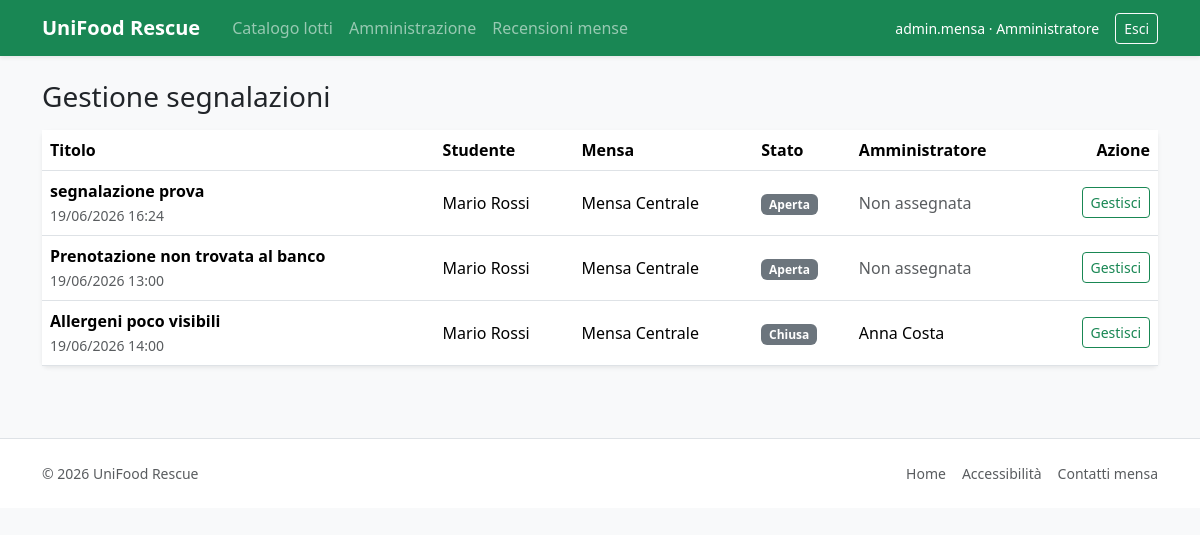
The page /amministrazione/segnalazioni/ (signed in) on the database its author committed.
### mensa/models.py (models this page shows, shortened)
class Utente(AbstractUser):
    email = models.EmailField(unique=True)
    ruolo = models.CharField(max_length=30, choices=Ruoli.CHOICES)
    class Meta:
        verbose_name = 'Utente'
        verbose_name_plural = 'Utenti'
    @property
    def is_studente(self):
        return self.ruolo == Ruoli.STUDENTE
    @property
    def is_operatore_mensa(self):
        return self.ruolo == Ruoli.OPERATORE
    @property
    def is_amministratore_app(self):
        return self.ruolo == Ruoli.AMMINISTRATORE or self.is_superuser

class Segnalazione(models.Model):
    prenotazione = models.ForeignKey(
        Prenotazione,
        on_delete=models.PROTECT,
        related_name='segnalazioni',
    )
    autore = models.ForeignKey(
        Studente,
        on_delete=models.PROTECT,
        related_name='segnalazioni',
    )
    amministratore = models.ForeignKey(
        Amministratore,
        on_delete=models.PROTECT,
        null=True,
        blank=True,
        related_name='segnalazioni_gestite',
    )
    titolo = models.CharField(max_length=160)
    descrizione = models.TextField()
    stato = models.CharField(
        max_length=20,
        choices=StatiSegnalazione.CHOICES,
        default=StatiSegnalazione.APERTA,
    )
    esito = models.TextField(blank=True)
    data_apertura = models.DateTimeField(default=timezone.now)
    data_chiusura = models.DateTimeField(null=True, blank=True)
    class Meta:
        ordering = ['stato', '-data_apertura']

class Studente(models.Model):
    utente = models.OneToOneField(
        settings.AUTH_USER_MODEL,
        on_delete=models.CASCADE,
        related_name='profilo_studente',
    )
    matricola = models.CharField(max_length=20, unique=True)
    corso_studi = models.CharField(max_length=120)
    anno_corso = models.PositiveSmallIntegerField(
        validators=[MinValueValidator(1), MaxValueValidator(6)]
    )
    data_registrazione = models.DateField(default=timezone.localdate)
    class Meta:
        ordering = ['utente__last_name', 'utente__first_name']

class Prenotazione(models.Model):
    studente = models.ForeignKey(
        Studente,
        on_delete=models.PROTECT,
        related_name='prenotazioni',
    )
    lotto = models.ForeignKey(
        LottoInvenduto,
        on_delete=models.PROTECT,
        related_name='prenotazioni',
    )
    quantita = models.PositiveIntegerField(
        validators=[MinValueValidator(1)]
    )
    stato = models.CharField(
        max_length=20,
        choices=StatiPrenotazione.CHOICES,
        default=StatiPrenotazione.ATTIVA,
    )
    data_prenotazione = models.DateTimeField(default=timezone.now)
    objects = PrenotazioneManager()
    class Meta:
        ordering = ['-data_prenotazione']

class LottoInvenduto(models.Model):
    mensa = models.ForeignKey(
        Mensa,
        on_delete=models.PROTECT,
        related_name='lotti',
    )
    prodotto = models.ForeignKey(
        ProdottoAlimentare,
        on_delete=models.PROTECT,
        related_name='lotti',
    )
    operatore = models.ForeignKey(
        OperatoreMensa,
        on_delete=models.PROTECT,
        related_name='lotti_creati',
    )
    quantita_iniziale = models.PositiveIntegerField(
        validators=[MinValueValidator(1)]
    )
    quantita_disponibile = models.PositiveIntegerField(
        validators=[MinValueValidator(0)]
    )
    data_pubblicazione = models.DateField(default=timezone.localdate)
    data_scadenza = models.DateField()
    ora_inizio_ritiro = models.TimeField()
    ora_fine_ritiro = models.TimeField()
    prezzo_simbolico = models.DecimalField(
        max_digits=6,
        decimal_places=2,
        default=Decimal('0.00'),
    )
    stato = models.CharField(
        max_length=20,
        choices=StatiLotto.CHOICES,
        default=StatiLotto.DISPONIBILE,
    )
    note = models.TextField(blank=True)
    objects = LottoManager()
    class Meta:
        ordering = ['-data_pubblicazione', 'mensa__nome', 'ora_inizio_ritiro']

class Mensa(models.Model):
    nome = models.CharField(max_length=120, unique=True)
    edificio = models.CharField(max_length=120)
    indirizzo = models.CharField(max_length=255)
    orario_apertura = models.TimeField()
    orario_chiusura = models.TimeField()
    attiva = models.BooleanField(default=True)
    class Meta:
        ordering = ['nome']

class Amministratore(models.Model):
    utente = models.OneToOneField(
        settings.AUTH_USER_MODEL,
        on_delete=models.CASCADE,
        related_name='profilo_amministratore',
    )
    area_responsabilita = models.CharField(max_length=120)

### mensa/views.py (the view)
# urls.py: path('amministrazione/segnalazioni/', views.gestione_segnalazioni, name='gestione_segnalazioni'),
@amministratore_required
def gestione_segnalazioni(request):
    qs = Segnalazione.objects.select_related('autore__utente', 'prenotazione__lotto__mensa', 'amministratore__utente')
    return render(request, 'mensa/amministrazione/segnalazioni.html', {'segnalazioni': qs})

### mensa/permissions.py (called while the page is built)
def role_required(*ruoli):
    def test(user):
        return user.is_authenticated and (user.is_superuser or getattr(user, 'ruolo', None) in ruoli)
    return user_passes_test(test, login_url='login')

### templates/mensa/amministrazione/segnalazioni.html (shortened to what this page needs)
{% extends 'base.html' %}
{% block content %}
<h1 class="h3 mb-3">Gestione segnalazioni</h1>
<div class="card shadow-sm border-0">
  <div class="table-responsive">
    <table class="table align-middle mb-0">
      <thead><tr><th>Titolo</th><th>Studente</th><th>Mensa</th><th>Stato</th><th>Amministratore</th><th class="text-end">Azione</th></tr></thead>
      <tbody>
      {% for s in segnalazioni %}
        <tr>
          <td><strong>{{ s.titolo }}</strong><br><span class="text-muted small">{{ s.data_apertura|date:'d/m/Y H:i' }}</span></td>
          <td>{{ s.autore.utente.get_full_name }}</td>
          <td>{{ s.prenotazione.lotto.mensa.nome }}</td>
          <td><span class="badge text-bg-secondary">{{ s.get_stato_display }}</span></td>
          <td>{% if s.amministratore %}{{ s.amministratore.utente.get_full_name }}{% else %}<span class="text-muted">Non assegnata</span>{% endif %}</td>
          <td class="text-end"><a class="btn btn-outline-success btn-sm" href="{% url 'gestisci_segnalazione' s.pk %}">Gestisci</a></td>
        </tr>
      {% empty %}
        <tr><td colspan="6" class="text-muted">Nessuna segnalazione presente.</td></tr>
      {% endfor %}
      </tbody>
    </table>
  </div>
</div>
{% endblock %}

### templates/base.html (shortened to what this page needs)
{% load static %}
<!doctype html>
<html lang="it">
<head>
  <link href="https://cdn.jsdelivr.net/npm/bootstrap@5.3.3/dist/css/bootstrap.min.css" rel="stylesheet">
  <link href="{% static 'css/site.css' %}" rel="stylesheet">
</head>
<body class="bg-light">
<nav class="navbar navbar-expand-lg navbar-dark bg-success shadow-sm">
  <div class="container">
    <a class="navbar-brand fw-bold me-4" href="{% url 'home' %}">
      {% if user.is_authenticated and user.is_operatore_mensa %}
        UniFood Rescue · Area mensa
      {% else %}
        UniFood Rescue
      {% endif %}
    </a>
    <div class="collapse navbar-collapse" id="navbarUniFood">
      <ul class="navbar-nav me-auto mb-2 mb-lg-0 align-items-lg-center">
        {% if user.is_authenticated and user.is_operatore_mensa %}
          <li class="nav-item">
            <a class="nav-link" href="{% url 'gestisci_lotti' %}">Lotti pubblicati</a>
          </li>
          <li class="nav-item">
            <a class="nav-link" href="{% url 'prenotazioni_da_ritirare' %}">Ritiri da confermare</a>
          </li>
          <li class="nav-item">
            <a class="nav-link" href="{% url 'storico_ritiri_operatore' %}">Storico ritiri</a>
          </li>
          <li class="nav-item">
            <a class="nav-link" href="{% url 'recensioni_mense' %}">Recensioni mense</a>
          </li>
          <li class="nav-item ms-lg-2 mt-2 mt-lg-0">
            <a class="btn btn-light btn-sm fw-semibold" href="{% url 'crea_lotto' %}">Pubblica lotto</a>
          </li>
        {% else %}
          {% if user.is_authenticated and user.is_amministratore_app %}
            <li class="nav-item">
              <a class="nav-link" href="{% url 'catalogo_lotti' %}">Catalogo lotti</a>
            </li>
            <li class="nav-item">
              <a class="nav-link" href="{% url 'dashboard_amministratore' %}">Amministrazione</a>
            </li>
          {% endif %}
          <li class="nav-item">
            <a class="nav-link" href="{% url 'recensioni_mense' %}">Recensioni mense</a>
          </li>
        {% endif %}
      </ul>
      <div class="d-flex align-items-center gap-3 ms-lg-4">
        {% if user.is_authenticated %}
          <span class="navbar-text text-white small d-none d-lg-inline">
            {{ user.username }} · {{ user.get_ruolo_display }}
          </span>
          <form method="post" action="{% url 'logout' %}" class="m-0">
            <button class="btn btn-outline-light btn-sm" type="submit">Esci</button>
          </form>
        {% else %}
          <a class="btn btn-outline-light btn-sm" href="{% url 'login' %}">Accedi</a>
          <a class="btn btn-light btn-sm" href="{% url 'registrazione' %}">Registrati</a>
        {% endif %}
      </div>
    </div>
  </div>
</nav>
<main class="container py-4">
  {% block content %}{% endblock %}
</main>
<footer class="border-top bg-white py-4 mt-5">
  <div class="container small text-muted">
    <div class="d-flex flex-column flex-md-row justify-content-between gap-2">
      <div>© 2026 UniFood Rescue</div>
      <div class="d-flex flex-wrap gap-3">
        <a class="text-muted text-decoration-none" href="{% url 'home' %}">Home</a>
        <span>Accessibilità</span>
        <span>Contatti mensa</span>
      </div>
    </div>
  </div>
</footer>
</body>
</html>

### static/css/site.css (style rules this page uses)
body { background: #f8f9fa; }
.table td, .table th { vertical-align: middle; }

### rows shown on the page
Utente: username "admin.mensa", ruolo "Amministratore"
Segnalazione: titolo "segnalazione prova", data_apertura "19/06/2026 16:24", autore.utente.get_full_name "Mario Rossi", prenotazione.lotto.mensa.nome "Mensa Centrale", stato "Aperta", shows "Non assegnata"
Segnalazione: titolo "Prenotazione non trovata al banco", data_apertura "19/06/2026 13:00", autore.utente.get_full_name "Mario Rossi", prenotazione.lotto.mensa.nome "Mensa Centrale", stato "Aperta", shows "Non assegnata"
Segnalazione: titolo "Allergeni poco visibili", data_apertura "19/06/2026 14:00", autore.utente.get_full_name "Mario Rossi", prenotazione.lotto.mensa.nome "Mensa Centrale", stato "Chiusa", amministratore.utente.get_full_name "Anna Costa"
